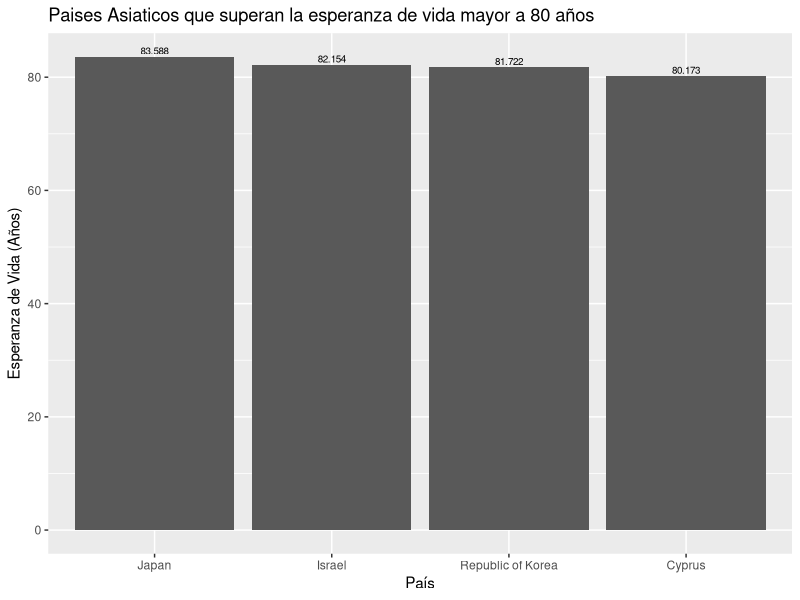
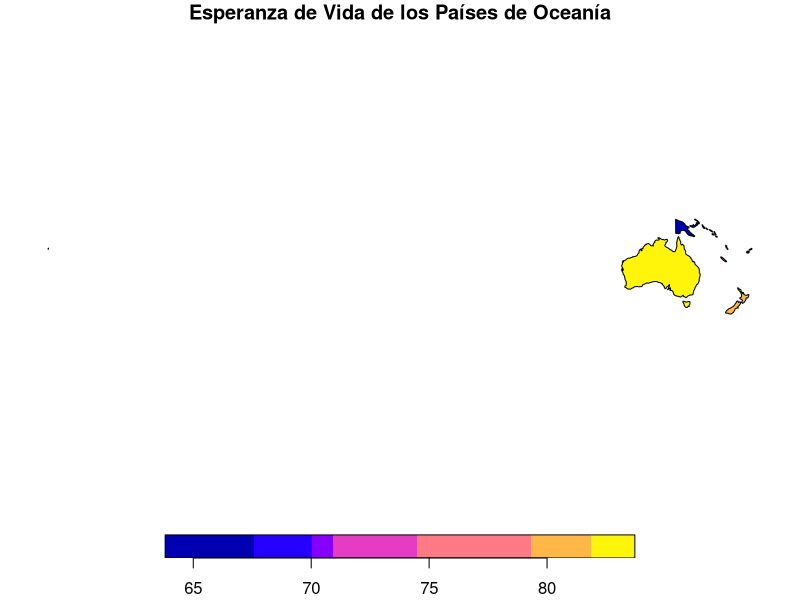
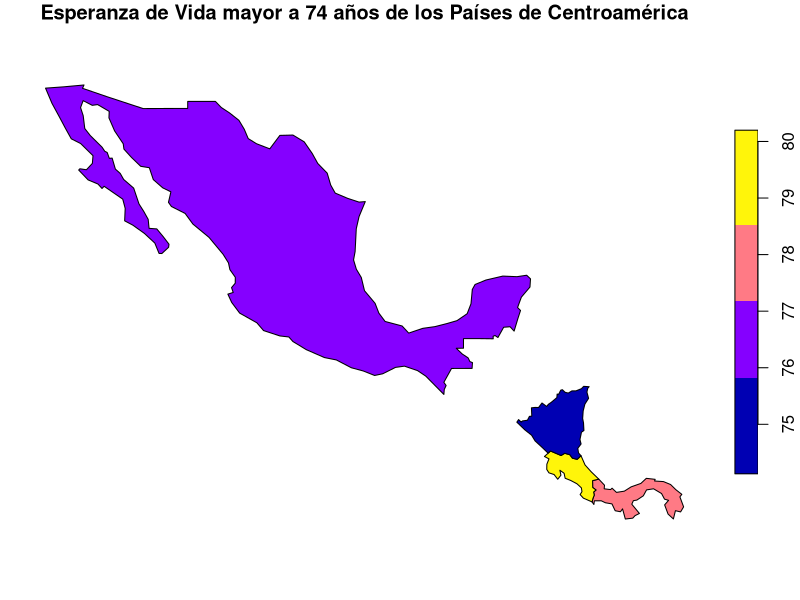
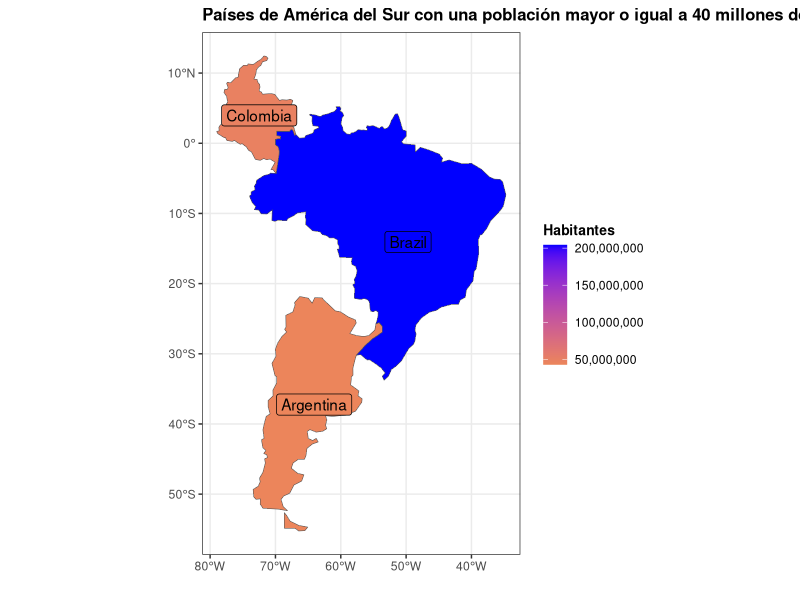
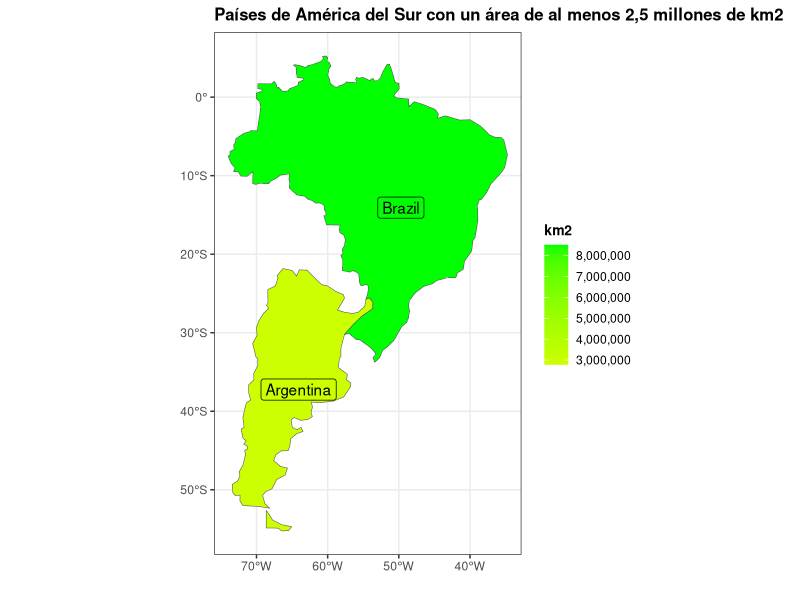

Recreate these plots in R, in order.
## ---- chunk 1
knitr::opts_chunk$set(echo = TRUE)
## ---- chunk 2
# Paquete para generación de documentos (ej. HTML)
library(knitr)
# Paquete para formateo de tablas
library(kableExtra)
# Paquete de graficación
library(ggplot2)
# Paquete de manejo de datos geoespaciales vectoriales
library(sf)
# Paquete con conjuntos de datos geoespaciales
library(spData)
# Paquete para el manejo de datos
library(dplyr)
# Paquete de escalas
library(scales)
## ---- chunk 3
names(world)
## ---- chunk 4
kable(
  world[1:10, 1:5, drop = TRUE], 
  caption="Datos demográficos de los países del mundo"
)
## ---- chunk 5
kable(
  world[1:10, c("name_long","continent","pop","lifeExp","gdpPercap"), drop = TRUE], 
  col.names=c("País","Continente","Población","Esperanza de vida","Renta per cápita"),  
  caption="Datos demográficos de los países del mundo"
)
## ---- chunk 6
# Se extraen las observaciones ordenadas por orden alfabético de país
world.orden <- order(world$name_long)
# Se genera un nuevo data frame ordenado
world.ordenadoxpais <- world[world.orden,]
# Se formatea la tabla con el nuevo data frame
kable(
  world.ordenadoxpais[, c("name_long","continent","pop","lifeExp","gdpPercap"), drop = TRUE], 
  col.names=c("País","Continente","Población","Esperanza de vida","Renta per cápita"),  
  caption="Datos demográficos de los países del mundo"
) %>%
kable_styling() %>%
scroll_box(
  width = "800px", 
  height = "500px", 
  fixed_thead = TRUE
)
## ---- chunk 7
# Se extraen las observaciones correspondientes a los países de Centroamérica
centro_america = world[world$name_long == "Belize" |
                       world$name_long == "Guatemala" |
                       world$name_long == "Honduras" |
                       world$name_long == "El Salvador" |
                       world$name_long == "Nicaragua" |
                       world$name_long == "Costa Rica" |
                       world$name_long == "Panama"
                       , ]
# Se formatea la tabla con el nuevo data frame
kable(
  centro_america[, c("name_long","continent","pop","lifeExp","gdpPercap"), drop = TRUE], 
  col.names=c("País","Continente","Población","Esperanza de vida","Renta per cápita"),  
  caption="Datos demográficos de los países de Centroamérica"
) %>%
kable_styling()
## ---- chunk 8
# Se extraen las observaciones correspondientes a los países de Asia
Paises_Asia = world[world$continent == "Asia" & world$lifeExp >= 80, ]
Paises_Asia2 = na.omit(Paises_Asia)
ggplot(Paises_Asia2, aes(x=reorder(name_long, -lifeExp), y=lifeExp)) +
  ggtitle("Paises Asiaticos que superan la esperanza de vida mayor a 80 años") +
  xlab("País") + 
  ylab("Esperanza de Vida (Años)") +  
  geom_col() +
  geom_text(aes(label=(format(round(lifeExp,3)))), vjust=-0.3, size=2.5, )
## ---- chunk 9
# Países del continente Oceanía
oceania_paises = world[world$continent == "Oceania", ]

# Mapa de esperanza de vida de Oceanía
plot(
  oceania_paises["lifeExp"], 
  main="Esperanza de Vida de los Países de Oceanía"
)
## ---- chunk 10
# Filtro para crear data frame con países de Centroamérica con esperanza de vida mayor a 74 años
paises_ca = world[world$subregion == "Central America" & world$lifeExp >= 74, ]

plot(
  paises_ca["lifeExp"] , 
  main="Esperanza de Vida mayor a 74 años de los Países de Centroamérica"
)
## ---- chunk 11
paises_sa <- world[world$subregion == "South America",] %>%
  filter(pop >= 40000000 | area_km2 >= 2500000)

ggplot(paises_sa, aes(fill=pop))+
  geom_sf()+
  geom_sf_label(aes(label=name_long))+
  scale_fill_gradient2(low = "yellow", mid= "orange", high = "blue", name = "Habitantes", labels = comma)+
  ggtitle("Países de América del Sur con una población mayor o igual a 40 millones de personas")+
  xlab("")+ylab("")+
  theme_bw()+
  theme(title =element_text(size=10, face='bold'))

paises_sa %>%
  filter(name_long != "Colombia") %>%
  ggplot(aes(fill=area_km2))+
  geom_sf()+
  geom_sf_label(aes(label=name_long))+
  scale_fill_gradient2(low = "orange", mid= "yellow", high = "green", name = "km2", labels = comma)+
  ggtitle("Países de América del Sur con un área de al menos 2,5 millones de km2")+
  xlab("")+ylab("")+
  theme_bw()+
  theme(title =element_text(size=10, face='bold'))
